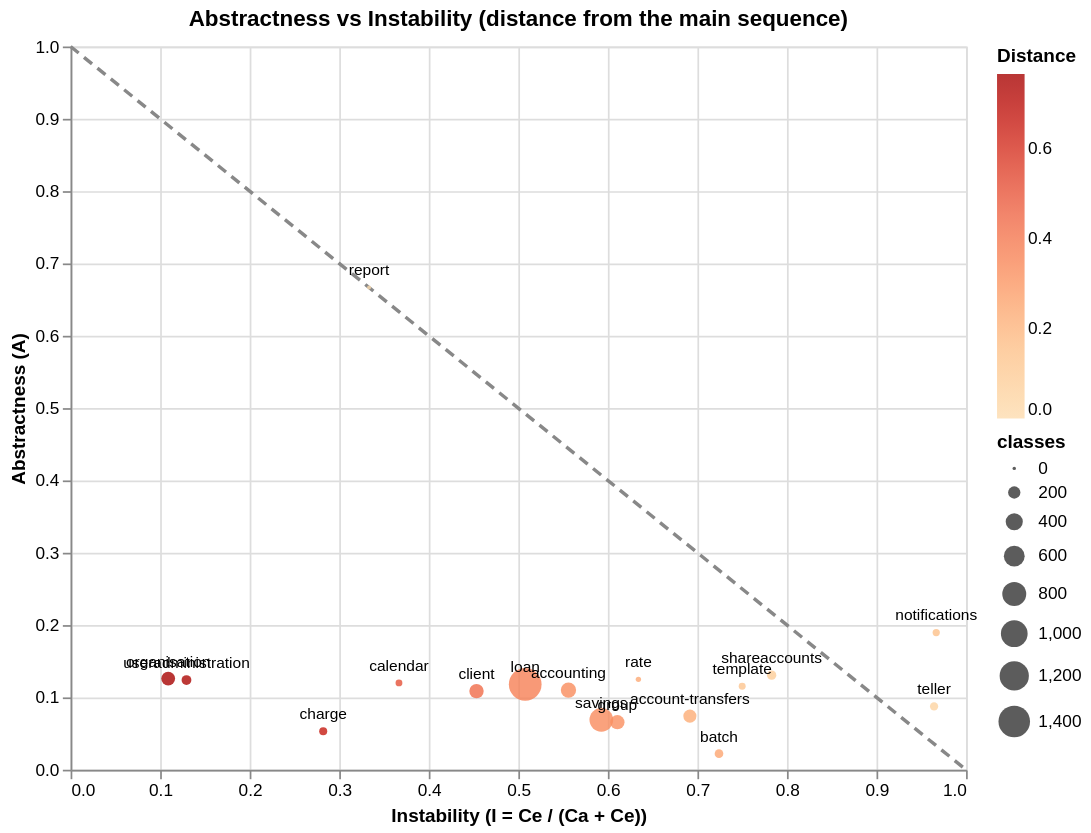

Write the Vega-Lite specification saved for this chart.
### Vega-Lite specification from a JSON file in a GitHub repository (floating-point values rounded to 4 significant figures)
{"$schema": "https://vega.github.io/schema/vega-lite/v5.json", "title": "Abstractness vs Instability (distance from the main sequence)", "width": 520, "height": 420, "data": {"values": [{"component": "loan", "A": 0.1181, "I": 0.5077, "D": 0.3742, "classCount": 1507}, {"component": "account-transfers", "A": 0.0742, "I": 0.6916, "D": 0.2342, "classCount": 229}, {"component": "client", "A": 0.1087, "I": 0.4533, "D": 0.438, "classCount": 276}, {"component": "savings", "A": 0.069, "I": 0.5927, "D": 0.3383, "classCount": 783}, {"component": "accounting", "A": 0.1101, "I": 0.556, "D": 0.334, "classCount": 318}, {"component": "group", "A": 0.0657, "I": 0.6106, "D": 0.3237, "classCount": 274}, {"component": "organisation", "A": 0.126, "I": 0.109, "D": 0.7651, "classCount": 254}, {"component": "shareaccounts", "A": 0.1308, "I": 0.7829, "D": 0.0862, "classCount": 107}, {"component": "charge", "A": 0.0533, "I": 0.2821, "D": 0.6646, "classCount": 75}, {"component": "notifications", "A": 0.1897, "I": 0.9667, "D": 0.1563, "classCount": 58}, {"component": "calendar", "A": 0.12, "I": 0.3667, "D": 0.5133, "classCount": 50}, {"component": "batch", "A": 0.0222, "I": 0.7241, "D": 0.2536, "classCount": 90}, {"component": "teller", "A": 0.0875, "I": 0.9643, "D": 0.0518, "classCount": 80}, {"component": "rate", "A": 0.125, "I": 0.6341, "D": 0.2409, "classCount": 24}, {"component": "useradministration", "A": 0.124, "I": 0.1294, "D": 0.7466, "classCount": 121}, {"component": "report", "A": 0.6667, "I": 0.3333, "D": 0.0, "classCount": 6}, {"component": "template", "A": 0.1154, "I": 0.75, "D": 0.1346, "classCount": 52}]}, "layer": [{"data": {"values": [{"I": 0, "A": 1}, {"I": 1, "A": 0}]}, "mark": {"type": "line", "strokeDash": [6, 4], "color": "#888"}, "encoding": {"x": {"field": "I", "type": "quantitative"}, "y": {"field": "A", "type": "quantitative"}}}, {"mark": {"type": "circle", "opacity": 0.8}, "encoding": {"x": {"field": "I", "type": "quantitative", "title": "Instability (I = Ce / (Ca + Ce))", "scale": {"domain": [0, 1]}}, "y": {"field": "A", "type": "quantitative", "title": "Abstractness (A)", "scale": {"domain": [0, 1]}}, "size": {"field": "classCount", "type": "quantitative", "title": "classes"}, "color": {"field": "D", "type": "quantitative", "title": "Distance", "scale": {"scheme": "orangered"}}, "tooltip": [{"field": "component", "type": "nominal"}, {"field": "A", "type": "quantitative"}, {"field": "I", "type": "quantitative"}, {"field": "D", "type": "quantitative"}, {"field": "classCount", "type": "quantitative"}]}}, {"mark": {"type": "text", "dy": -10, "fontSize": 9}, "encoding": {"x": {"field": "I", "type": "quantitative"}, "y": {"field": "A", "type": "quantitative"}, "text": {"field": "component", "type": "nominal"}}}]}
